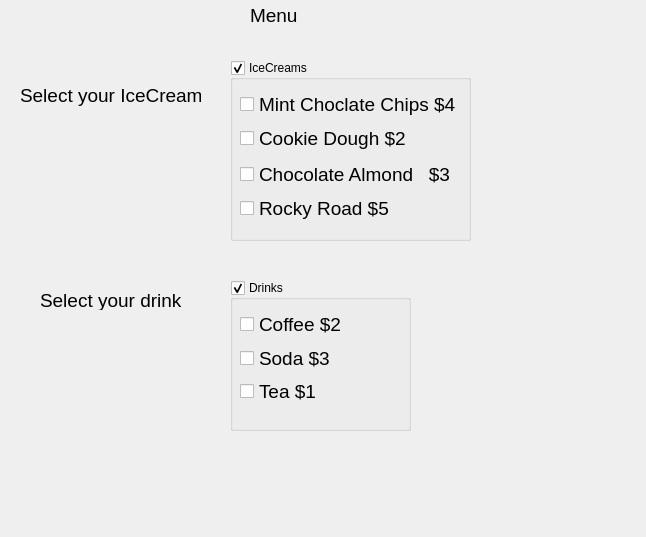
<?xml version="1.0" encoding="UTF-8"?>
<ui version="4.0">
 <class>Dialog</class>
 <widget class="QDialog" name="Dialog">
  <property name="geometry">
   <rect>
    <x>0</x>
    <y>0</y>
    <width>646</width>
    <height>537</height>
   </rect>
  </property>
  <property name="windowTitle">
   <string>Dialog</string>
  </property>
  <widget class="QLabel" name="label">
   <property name="geometry">
    <rect>
     <x>250</x>
     <y>0</y>
     <width>71</width>
     <height>31</height>
    </rect>
   </property>
   <property name="font">
    <font>
     <pointsize>14</pointsize>
    </font>
   </property>
   <property name="text">
    <string>Menu</string>
   </property>
  </widget>
  <widget class="QLabel" name="label_2">
   <property name="geometry">
    <rect>
     <x>20</x>
     <y>80</y>
     <width>181</width>
     <height>31</height>
    </rect>
   </property>
   <property name="font">
    <font>
     <pointsize>14</pointsize>
    </font>
   </property>
   <property name="text">
    <string>Select your IceCream</string>
   </property>
  </widget>
  <widget class="QLabel" name="labelDrinks">
   <property name="geometry">
    <rect>
     <x>40</x>
     <y>290</y>
     <width>151</width>
     <height>20</height>
    </rect>
   </property>
   <property name="font">
    <font>
     <pointsize>14</pointsize>
    </font>
   </property>
   <property name="text">
    <string>Select your drink</string>
   </property>
  </widget>
  <widget class="QGroupBox" name="groupBoxIceCreams">
   <property name="geometry">
    <rect>
     <x>230</x>
     <y>60</y>
     <width>241</width>
     <height>181</height>
    </rect>
   </property>
   <property name="title">
    <string>IceCreams</string>
   </property>
   <property name="checkable">
    <bool>true</bool>
   </property>
   <widget class="QWidget" name="layoutWidget">
    <property name="geometry">
     <rect>
      <x>10</x>
      <y>30</y>
      <width>221</width>
      <height>62</height>
     </rect>
    </property>
    <layout class="QVBoxLayout" name="verticalLayout_3">
     <item>
      <widget class="QCheckBox" name="checkBoxChoclateChips">
       <property name="font">
        <font>
         <pointsize>14</pointsize>
        </font>
       </property>
       <property name="text">
        <string>Mint Choclate Chips $4</string>
       </property>
      </widget>
     </item>
     <item>
      <widget class="QCheckBox" name="checkBoxCookieDough">
       <property name="font">
        <font>
         <pointsize>14</pointsize>
        </font>
       </property>
       <property name="text">
        <string>Cookie Dough $2</string>
       </property>
      </widget>
     </item>
    </layout>
   </widget>
   <widget class="QWidget" name="layoutWidget">
    <property name="geometry">
     <rect>
      <x>10</x>
      <y>100</y>
      <width>213</width>
      <height>62</height>
     </rect>
    </property>
    <layout class="QVBoxLayout" name="verticalLayout_4">
     <item>
      <widget class="QCheckBox" name="checkBoxChoclateAlmond">
       <property name="font">
        <font>
         <pointsize>14</pointsize>
        </font>
       </property>
       <property name="text">
        <string>Chocolate Almond   $3</string>
       </property>
      </widget>
     </item>
     <item>
      <widget class="QCheckBox" name="checkBoxRockyRoad">
       <property name="font">
        <font>
         <pointsize>14</pointsize>
        </font>
       </property>
       <property name="text">
        <string>Rocky Road $5</string>
       </property>
      </widget>
     </item>
    </layout>
   </widget>
  </widget>
  <widget class="QGroupBox" name="groupBoxDrinks">
   <property name="geometry">
    <rect>
     <x>230</x>
     <y>280</y>
     <width>181</width>
     <height>151</height>
    </rect>
   </property>
   <property name="title">
    <string>Drinks</string>
   </property>
   <property name="checkable">
    <bool>true</bool>
   </property>
   <widget class="QWidget" name="layoutWidget">
    <property name="geometry">
     <rect>
      <x>10</x>
      <y>30</y>
      <width>110</width>
      <height>95</height>
     </rect>
    </property>
    <layout class="QVBoxLayout" name="verticalLayout">
     <item>
      <widget class="QCheckBox" name="checkBoxCoffee">
       <property name="font">
        <font>
         <pointsize>14</pointsize>
        </font>
       </property>
       <property name="text">
        <string>Coffee $2</string>
       </property>
      </widget>
     </item>
     <item>
      <widget class="QCheckBox" name="checkBoxSoda">
       <property name="font">
        <font>
         <pointsize>14</pointsize>
        </font>
       </property>
       <property name="text">
        <string>Soda $3</string>
       </property>
      </widget>
     </item>
     <item>
      <widget class="QCheckBox" name="checkBoxTea">
       <property name="font">
        <font>
         <pointsize>14</pointsize>
        </font>
       </property>
       <property name="text">
        <string>Tea $1</string>
       </property>
      </widget>
     </item>
    </layout>
   </widget>
  </widget>
  <widget class="QLabel" name="labelAmount">
   <property name="geometry">
    <rect>
     <x>60</x>
     <y>450</y>
     <width>541</width>
     <height>31</height>
    </rect>
   </property>
   <property name="font">
    <font>
     <pointsize>14</pointsize>
    </font>
   </property>
   <property name="text">
    <string/>
   </property>
  </widget>
  <zorder>groupBoxIceCreams</zorder>
  <zorder>groupBoxDrinks</zorder>
  <zorder>label</zorder>
  <zorder>label_2</zorder>
  <zorder>labelDrinks</zorder>
  <zorder>labelAmount</zorder>
 </widget>
 <resources/>
 <connections>
  <connection>
   <sender>checkBoxSoda</sender>
   <signal>clicked(bool)</signal>
   <receiver>checkBoxTea</receiver>
   <slot>toggle()</slot>
   <hints>
    <hint type="sourcelabel">
     <x>269</x>
     <y>352</y>
    </hint>
    <hint type="destinationlabel">
     <x>300</x>
     <y>386</y>
    </hint>
   </hints>
  </connection>
 </connections>
</ui>
